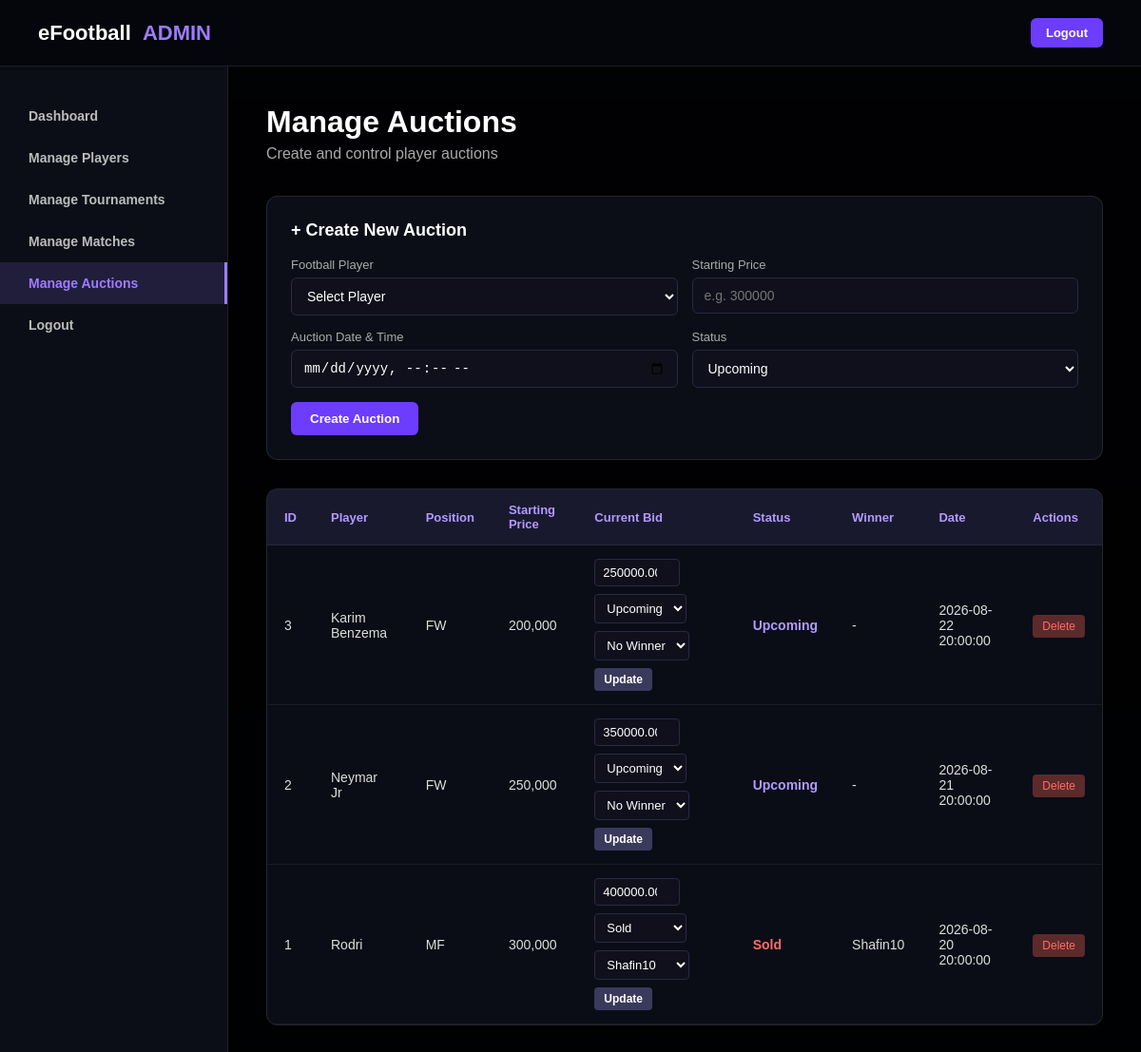
The page /manage_auctions.php (signed in) on the database its author committed.
### tables this page shows
CREATE TABLE Auctions (
    Auction_ID INT PRIMARY KEY AUTO_INCREMENT,
    Football_Player_ID INT,
    Starting_Price DECIMAL(10,2),
    Current_Bid DECIMAL(10,2),
    Auction_Status ENUM('Upcoming','Live','Sold','Unsold'),
    Winner_Manager_ID INT,
    Auction_Date DATETIME,

    FOREIGN KEY (Football_Player_ID)
        REFERENCES Football_Players(Football_Player_ID),

    FOREIGN KEY (Winner_Manager_ID)
        REFERENCES Players(Player_ID)
);

CREATE TABLE Football_Players (
    Football_Player_ID INT PRIMARY KEY AUTO_INCREMENT,
    Player_Name VARCHAR(100) NOT NULL,
    Position ENUM('GK','DF','MF','FW') NOT NULL,
    Player_Type ENUM('Good','Bot') NOT NULL,
    Overall_Rating DECIMAL(4,1),
    Goals INT DEFAULT 0,
    Assists INT DEFAULT 0,
    Tackles INT DEFAULT 0,
    Saves INT DEFAULT 0,
    Matches_Played INT DEFAULT 0
);

CREATE TABLE Players (
    Player_ID INT PRIMARY KEY AUTO_INCREMENT,
    Gamer_Tag VARCHAR(50) NOT NULL UNIQUE,
    Real_Name VARCHAR(100) NOT NULL,
    Country VARCHAR(50),
    Email VARCHAR(100) UNIQUE,
    Platform ENUM('PC','PS5','Mobile'),
    Favorite_Club VARCHAR(50),
    Preferred_Formation VARCHAR(20),
    Join_Date DATE
);

### manage_auctions.php (the view, shortened to what this page needs)
<?php
require_once "db.php";
$auctions = mysqli_query($conn, "
    SELECT a.*,
           fp.Player_Name, fp.Position, fp.Overall_Rating,
           p.Gamer_Tag AS Winner_Name
    FROM Auctions a
    LEFT JOIN Football_Players fp ON a.Football_Player_ID = fp.Football_Player_ID
    LEFT JOIN Players p ON a.Winner_Manager_ID = p.Player_ID
    ORDER BY a.Auction_ID DESC
");
$managers = mysqli_query($conn, "SELECT Player_ID, Gamer_Tag FROM Players");
?>
<!DOCTYPE html>
<html lang="en">
<head>
    <link rel="stylesheet" href="admin.css">
    <link rel="stylesheet" href="manage_auctions.css">
</head>
<body>
<header class="topbar">
    <div class="logo">eFootball <span>ADMIN</span></div>
    <div class="admin-info">
        <a href="logout.php" class="logout-btn">Logout</a>
    </div>
</header>
<div class="admin-layout">
    <aside class="sidebar">
        <a href="admin_dashboard.php">Dashboard</a>
        <a href="manage_players.php">Manage Players</a>
        <a href="manage_tournaments.php">Manage Tournaments</a>
        <a href="manage_matches.php">Manage Matches</a>
        <a href="manage_auctions.php" class="active">Manage Auctions</a>
        <a href="logout.php">Logout</a>
    </aside>
    <main class="main-content">
        <h1>Manage Auctions</h1>
        <p class="subtitle">Create and control player auctions</p>
        <div class="form-box">
            <h2>+ Create New Auction</h2>
            <form method="POST">
                <div class="form-row">
                    <div class="form-group">
                        <label>Football Player</label>
                        <select name="football_player_id" required>
                            <option value="">Select Player</option>
                        </select>
                    </div>
                    <div class="form-group">
                        <label>Starting Price</label>
                        <input type="number" name="starting_price" step="1000" placeholder="e.g. 300000" required>
                    </div>
                </div>
                <div class="form-row">
                    <div class="form-group">
                        <label>Auction Date & Time</label>
                        <input type="datetime-local" name="auction_date" required>
                    </div>
                    <div class="form-group">
                        <label>Status</label>
                        <select name="status" required>
                            <option value="Upcoming">Upcoming</option>
                        </select>
                    </div>
                </div>
                <button type="submit" name="add_auction" class="btn-primary">Create Auction</button>
            </form>
        </div>
        <div class="table-container">
            <table>
                <thead>
                    <tr>
                        <th>ID</th>
                        <th>Player</th>
                        <th>Position</th>
                        <th>Starting Price</th>
                        <th>Current Bid</th>
                        <th>Status</th>
                        <th>Winner</th>
                        <th>Date</th>
                        <th>Actions</th>
                    </tr>
                </thead>
                <tbody>
                    <?php while ($a = mysqli_fetch_assoc($auctions)): ?>
                    <tr>
                        <td><?php echo $a['Auction_ID']; ?></td>
                        <td><?php echo htmlspecialchars($a['Player_Name']); ?></td>
                        <td><?php echo $a['Position']; ?></td>
                        <td><?php echo number_format($a['Starting_Price']); ?></td>
                        <td>
                            <form method="POST" class="update-form">
                                <input type="number" name="current_bid" value="<?php echo $a['Current_Bid']; ?>" step="1000">
                                <select name="status">
                                    <option value="Upcoming" <?php echo $a['Auction_Status']=='Upcoming'?'selected':''; ?>>Upcoming</option>
                                    <option value="Sold" <?php echo $a['Auction_Status']=='Sold'?'selected':''; ?>>Sold</option>
                                </select>
                                <select name="winner_id">
                                    <option value="">No Winner</option>
                                    <?php
                                    mysqli_data_seek($managers, 0);
                                    while ($m = mysqli_fetch_assoc($managers)): ?>
                                        <option value="<?php echo $m['Player_ID']; ?>"
                                            <?php echo $a['Winner_Manager_ID'] == $m['Player_ID'] ? 'selected' : ''; ?>>
                                            <?php echo htmlspecialchars($m['Gamer_Tag']); ?>
                                        </option>
                                    <?php endwhile; ?>
                                </select>
                                <button type="submit" name="update_auction" class="btn-sm">Update</button>
                            </form>
                        </td>
                        <td class="status-<?php echo strtolower($a['Auction_Status']); ?>">
                            <?php echo $a['Auction_Status']; ?>
                        </td>
                        <td><?php echo htmlspecialchars($a['Winner_Name'] ?? '-'); ?></td>
                        <td><?php echo $a['Auction_Date']; ?></td>
                        <td>
                            <a href="?delete=<?php echo $a['Auction_ID']; ?>" class="btn-delete"
                               onclick="return confirm('Delete this auction?')">Delete</a>
                        </td>
                    </tr>
                    <?php endwhile; ?>
                </tbody>
            </table>
        </div>
    </main>
</div>
</body>
</html>

### admin.css (style rules this page uses)
* { margin: 0; padding: 0; box-sizing: border-box; }
body { font-family: Arial, sans-serif; background: #05070d; color: white; min-height: 100vh; }
body::before { content: ""; position: fixed; inset: 0; background: linear-gradient(rgba(0,0,0,0.7), rgba(0,0,0,0.85)), url("Images/dashboard-bg.png") center/cover no-repeat; z-index: -1; }
.topbar { height: 70px; display: flex; align-items: center; justify-content: space-between; padding: 0 40px; background: rgba(5, 7, 13, 0.95); border-bottom: 1px solid rgba(255,255,255,0.1); }
.logo { font-size: 22px; font-weight: bold; }
.logo span { color: #9d7cff; margin-left: 6px; }
.admin-info { display: flex; align-items: center; gap: 20px; }
.logout-btn { background: #6c3cff; color: white; padding: 8px 16px; border-radius: 6px; text-decoration: none; font-size: 13px; font-weight: bold; }
.admin-layout { display: flex; min-height: calc(100vh - 70px); }
.sidebar { width: 240px; background: rgba(12, 15, 25, 0.95); border-right: 1px solid rgba(255,255,255,0.08); padding: 30px 0; display: flex; flex-direction: column; }
.sidebar a { color: #bbb; text-decoration: none; padding: 14px 30px; font-size: 14px; font-weight: bold; transition: 0.2s; }
.sidebar a:hover, .sidebar a.active { background: rgba(157, 124, 255, 0.15); color: #9d7cff; border-right: 3px solid #9d7cff; }
.main-content { flex: 1; padding: 40px; }
.main-content h1 { font-size: 32px; margin-bottom: 6px; }
.subtitle { color: #aaa; margin-bottom: 35px; }
.table-container { background: rgba(12, 15, 25, 0.9); border-radius: 12px; border: 1px solid rgba(255,255,255,0.1); overflow: hidden; margin-top: 20px; }
table { width: 100%; border-collapse: collapse; }
th, td { padding: 14px 18px; text-align: left; border-bottom: 1px solid rgba(255,255,255,0.06); }
th { background: rgba(157, 124, 255, 0.1); color: #b39aff; font-size: 13px; }
td { font-size: 14px; color: #ddd; }
.btn-delete { background: #5c2a2a; color: #ff6b6b; }

### manage_auctions.css (style rules this page uses)
.form-box { background: rgba(12,15,25,0.95); border: 1px solid rgba(255,255,255,0.1); border-radius: 12px; padding: 25px; margin-bottom: 30px; }
.form-box h2 { margin-bottom: 18px; font-size: 18px; }
.form-row { display: grid; grid-template-columns: 1fr 1fr; gap: 15px; margin-bottom: 15px; }
.form-group { display: flex; flex-direction: column; gap: 6px; }
.form-group label { font-size: 13px; color: #aaa; }
.form-group input, .form-group select { background: #10101c; border: 1px solid #292943; color: white; padding: 10px 12px; border-radius: 6px; font-size: 14px; }
.btn-primary { background: #6c3cff; color: white; border: none; padding: 10px 20px; border-radius: 6px; font-weight: bold; cursor: pointer; }
.update-form { display: flex; gap: 8px; align-items: center; flex-wrap: wrap; }
.update-form input, .update-form select { background: #10101c; border: 1px solid #292943; color: white; padding: 6px 8px; border-radius: 4px; font-size: 13px; }
.update-form input { width: 90px; }
.btn-sm { padding: 5px 10px; font-size: 12px; border-radius: 4px; border: none; cursor: pointer; font-weight: bold; background: #3a3a5c; color: white; }
.btn-delete { background: #5c2a2a; color: #ff6b6b; text-decoration: none; padding: 5px 10px; border-radius: 4px; font-size: 12px; }
.status-sold { color: #ff6b6b; font-weight: bold; }
.status-upcoming { color: #b39aff; font-weight: bold; }

### rows shown on the page
auctions: Auction_ID "3", Football_Player_ID.Player_Name "Karim Benzema", Football_Player_ID.Position "FW", Starting_Price "200,000", current_bid "250000.00", status "Upcoming", Auction_Status "Upcoming", Winner_Name "-", Auction_Date "2026-08-22 20:00:00"
auctions: Auction_ID "2", Football_Player_ID.Player_Name "Neymar Jr", Football_Player_ID.Position "FW", Starting_Price "250,000", current_bid "350000.00", status "Upcoming", Auction_Status "Upcoming", Winner_Name "-", Auction_Date "2026-08-21 20:00:00"
auctions: Auction_ID "1", Football_Player_ID.Player_Name "Rodri", Football_Player_ID.Position "MF", Starting_Price "300,000", current_bid "400000.00", status "Sold", winner_id "Shafin10", Auction_Status "Sold", Winner_Manager_ID.Gamer_Tag "Shafin10", Auction_Date "2026-08-20 20:00:00"
